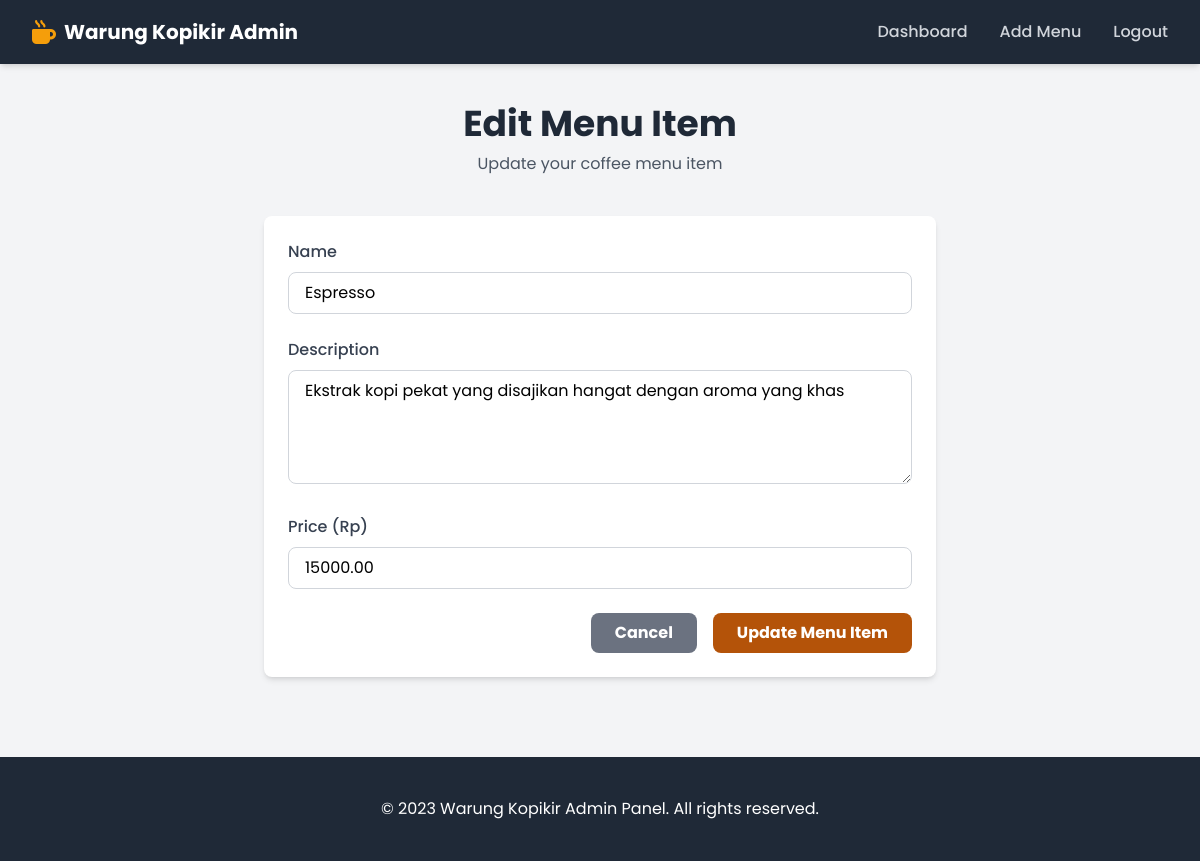
Page /admin/edit_menu.php?id=1 (signed in) on the committed database.
### tables this page shows
CREATE TABLE `menu` (
  `id` int NOT NULL,
  `name` varchar(100) NOT NULL,
  `description` text,
  `price` decimal(10,2) NOT NULL,
  `image` varchar(255) DEFAULT NULL,
  `created_at` timestamp NOT NULL DEFAULT CURRENT_TIMESTAMP
);

### admin/edit_menu.php (the view, shortened to what this page needs)
<?php
$id = isset($_GET['id']) ? (int)$_GET['id'] : 0;
$conn = getConnection();
$stmt = $conn->prepare("SELECT * FROM menu WHERE id = ?");
$stmt->bind_param("i", $id);
$stmt->execute();
$result = $stmt->get_result();
$menuItem = $result->fetch_assoc();
?>
<!DOCTYPE html>
<html lang="en">
<head>
    <script src="https://cdn.tailwindcss.com"></script>
    <link rel="stylesheet" href="https://cdnjs.cloudflare.com/ajax/libs/font-awesome/6.4.0/css/all.min.css">
</head>
<body class="bg-gray-100">
    <nav class="bg-gray-800 text-white shadow-md">
        <div class="max-w-7xl mx-auto px-4 sm:px-6 lg:px-8">
            <div class="flex justify-between h-16">
                <div class="flex items-center">
                    <div class="flex-shrink-0 flex items-center">
                        <i class="fas fa-mug-hot text-2xl text-amber-500 mr-2"></i>
                        <span class="text-xl font-bold">Warung Kopikir Admin</span>
                    </div>
                </div>
                <div class="hidden md:flex items-center space-x-8">
                    <a href="index.php" class="text-gray-300 hover:text-white font-medium">Dashboard</a>
                    <a href="add_menu.php" class="text-gray-300 hover:text-white font-medium">Add Menu</a>
                    <a href="logout.php" class="text-gray-300 hover:text-white font-medium">Logout</a>
                </div>
            </div>
        </div>
    </nav>
    <div class="max-w-7xl mx-auto px-4 sm:px-6 lg:px-8 py-10">
        <div class="text-center mb-10">
            <h1 class="text-3xl md:text-4xl font-bold text-gray-800 mb-2">Edit Menu Item</h1>
            <p class="text-gray-600">Update your coffee menu item</p>
        </div>
        <div class="bg-white rounded-lg shadow-md p-6 max-w-2xl mx-auto">
            <form method="POST" class="space-y-6">
                <div>
                    <label for="name" class="block text-gray-700 font-medium mb-2">Name</label>
                    <input type="text" id="name" name="name" value="<?php echo isset($menuItem['name']) ? htmlspecialchars($menuItem['name']) : ''; ?>" class="w-full px-4 py-2 border border-gray-300 rounded-lg focus:outline-none focus:ring-2 focus:ring-amber-700" required>
                </div>
                <div>
                    <label for="description" class="block text-gray-700 font-medium mb-2">Description</label>
                    <textarea id="description" name="description" rows="4" class="w-full px-4 py-2 border border-gray-300 rounded-lg focus:outline-none focus:ring-2 focus:ring-amber-700" required><?php echo isset($menuItem['description']) ? htmlspecialchars($menuItem['description']) : ''; ?></textarea>
                </div>
                <div>
                    <label for="price" class="block text-gray-700 font-medium mb-2">Price (Rp)</label>
                    <input type="number" id="price" name="price" step="0.01" min="0" value="<?php echo isset($menuItem['price']) ? htmlspecialchars($menuItem['price']) : ''; ?>" class="w-full px-4 py-2 border border-gray-300 rounded-lg focus:outline-none focus:ring-2 focus:ring-amber-700" required>
                </div>
                <div class="flex justify-end space-x-4">
                    <a href="index.php" class="bg-gray-500 hover:bg-gray-600 text-white font-bold py-2 px-6 rounded-lg transition duration-300">
                        Cancel
                    </a>
                    <button type="submit" class="bg-amber-700 hover:bg-amber-800 text-white font-bold py-2 px-6 rounded-lg transition duration-300">
                        Update Menu Item
                    </button>
                </div>
            </form>
        </div>
    </div>
    <footer class="bg-gray-800 text-white py-10 mt-10">
        <div class="max-w-7xl mx-auto px-4 sm:px-6 lg:px-8">
            <div class="text-center">
                <p>&copy; 2023 Warung Kopikir Admin Panel. All rights reserved.</p>
            </div>
        </div>
    </footer>
</body>
</html>

### admin/edit_menu.php (style rules this page uses)
body { font-family: 'Poppins', sans-serif; }

### rows in the picture
menu: name "Espresso", description "Ekstrak kopi pekat yang disajikan hangat dengan aroma yang khas", price "15000.00"
